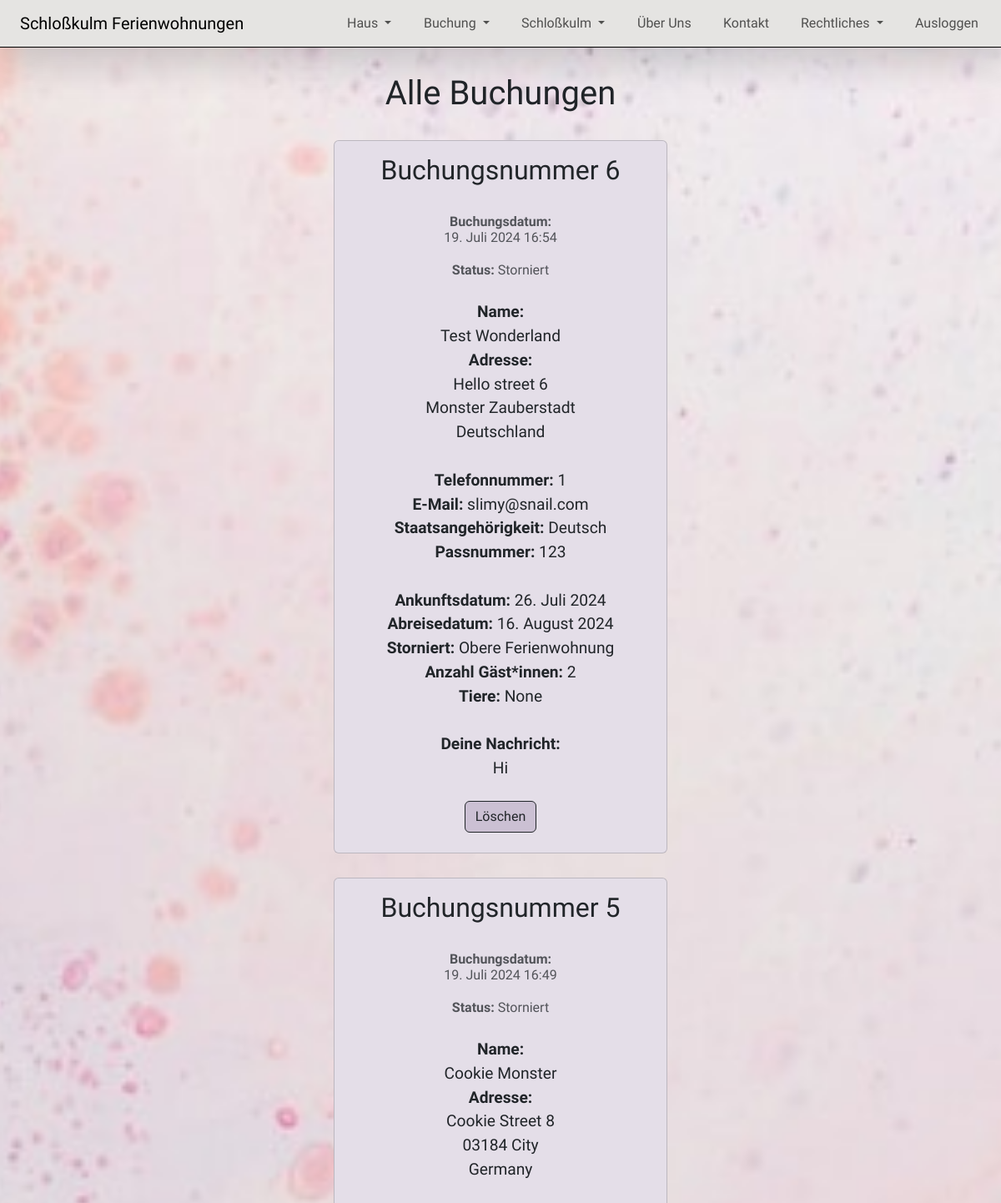
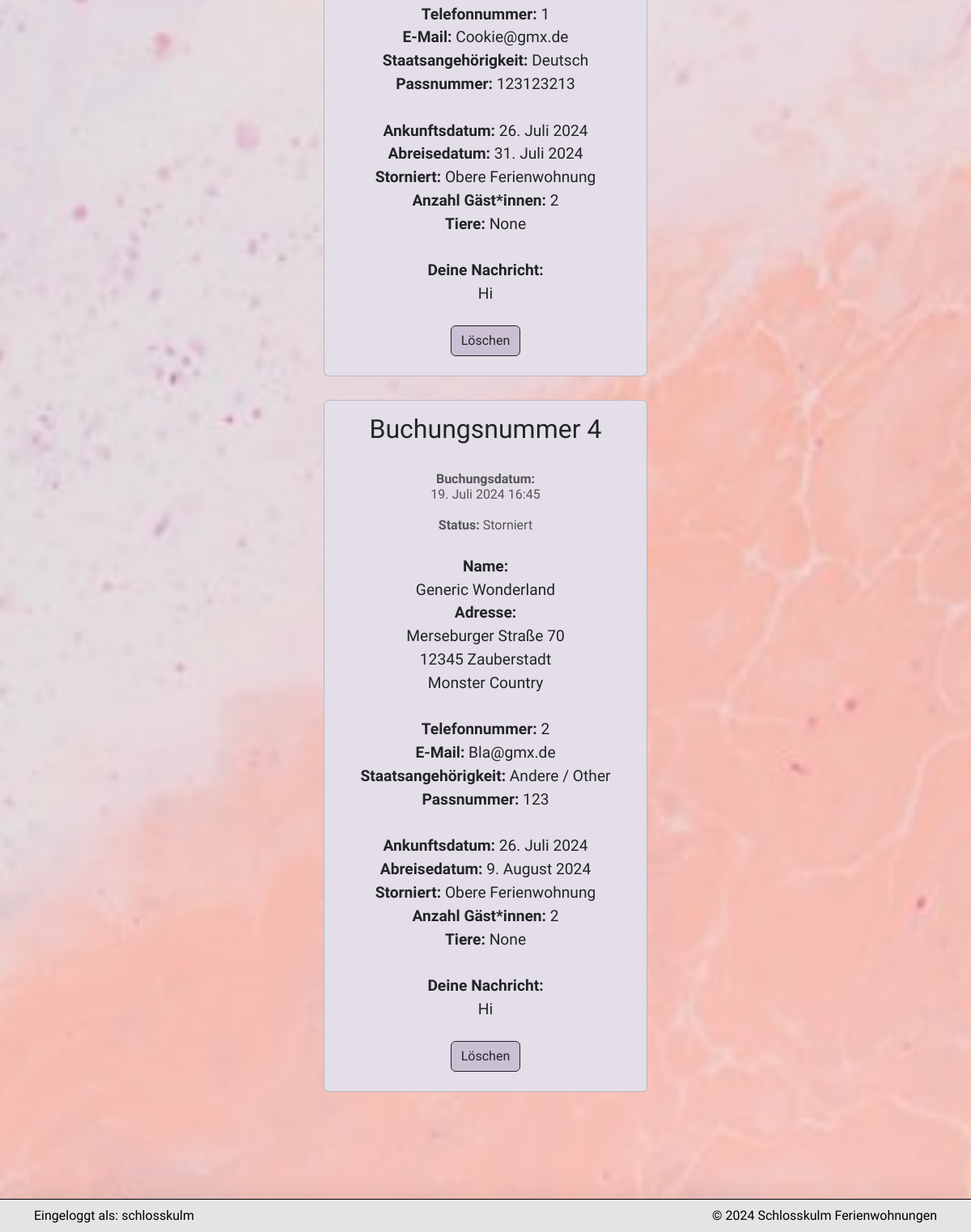
The app's page /buchung/alle-buchungen/ (signed in) with its own data (2 pictures, top to bottom).
### home/models.py (models this page shows, shortened)
class Booking(models.Model):
    user = models.ForeignKey(User, on_delete=models.RESTRICT,
                             related_name="user_name", default='1')
    booking_date = models.DateTimeField(default=now)
    status = (
        ('Angefragt', 'Angefragt'),
        ('Bestätigt', 'Bestätigt'),
        ('Storniert', 'Storniert'),
    )
    booking_status = models.CharField(choices=status, blank=True, null=True,
                                      max_length=100, default='Angefragt')
    first_name = models.CharField(max_length=100)
    last_name = models.CharField(max_length=100)
    birth_date = models.DateField()
    email = models.EmailField(max_length=100)
    phone_number = models.BigIntegerField()
    address = models.CharField(max_length=100)
    zip_code = models.CharField(max_length=100)
    city = models.CharField(max_length=100)
    country = models.CharField(max_length=100)
    booking_object = (
        ('Obere Ferienwohnung', 'Obere Ferienwohnung'),
        ('Untere Ferienwohnung', 'Untere Ferienwohnung'),
        ('Gesamtes Haus', 'Gesamtes Haus'),
    )
    booking_item = models.CharField(choices=booking_object, max_length=100)
    arrival_date = models.DateField()
    departure_date = models.DateField()
    guest_number = (
        ('1', '1'),
        ('2', '2'),
        ('3', '3'),
        ('4', '4'),
        ('5', '5'),
        ('6', '6'),
        ('7', '7'),
        ('8', '8'),
        ('9', '9'),
        ('10', '10'),
        ('11', '11'),
        ('12', '12'),
        ('13', '13'),
        ('14', '14'),
        ('15', '15'),
    )
    amount_guests = models.CharField(choices=guest_number, max_length=100)
    guest_nationality = (
        ('Deutsch', 'Deutsch'),
        ('Andere / Other', 'Andere / Other'),
    )
    nationality = models.CharField(choices=guest_nationality, max_length=100)
    passport_number = models.CharField(max_length=100, blank=True, null=True)
    animals = models.BooleanField(blank=True, null=True)
    message = models.TextField(max_length=4000)
    class Meta:
        ordering = ['-id']

### home/views.py (the view)
# urls.py: path('alle-buchungen/', views.AllBookingsList.as_view(),
class AllBookingsList(generic.ListView):
    model = Booking
    queryset = Booking.objects.all()
    template_name = "home/alle-buchungen.html"

### home/context_processors.py (called while the page is built)
def booking_exists(request):
    if request.user.is_authenticated:
        has_booking = Booking.objects.filter(user=request.user).exists()
    else:
        has_booking = False
    return {
        'booking_exists': has_booking
    }

### home/templates/home/alle-buchungen.html (shortened to what this page needs)
{% extends "base.html" %}
{% block content %}
<h1>Alle Buchungen</h1>
{% if user.is_authenticated and user.is_superuser %}
{% for booking in object_list %}
<div class="card mx-auto card-style">
    <div class="card-body">
        <h2 class="card-title">Buchungsnummer {{booking.id}}</h2><br>
        <h6 class="card-subtitle mb-2 text-body-secondary">
            <b>Buchungsdatum:</b><br>{{booking.booking_date}}<br><br>
            <b>Status:</b> {{booking.booking_status}}<br><br>
        </h6>
        <p class="card-text">
            <b>Name:</b><br>
            {{booking.first_name}} {{booking.last_name}}<br>
            <b>Adresse:</b><br>
            {{booking.address}}<br>
            {{booking.zip_code}} {{booking.city}}<br>
            {{booking.country}}<br><br>
            <b>Telefonnummer:</b> {{booking.phone_number}}<br>
            <b>E-Mail:</b> {{booking.email}}<br>
            <b>Staatsangehörigkeit:</b> {{booking.nationality}}<br>
            <b>Passnummer:</b> {{booking.passport_number}}<br><br>
            <b>Ankunftsdatum:</b> {{booking.arrival_date}}<br>
            <b>Abreisedatum:</b> {{booking.departure_date}}<br>
            <b>{{booking.booking_status}}:</b> {{booking.booking_item}}<br>
            <b>Anzahl Gäst*innen:</b> {{booking.amount_guests}}<br>
            <b>Tiere:</b> {{booking.animals}}<br><br>
            <b>Deine Nachricht:</b><br>
            {{booking.message}}<br>
        </p>
        {% if booking.booking_status == "Angefragt" %}
        {% include "confirm-modal.html" %}
        {% include "cancel-modal.html" %}
        {% include "delete-modal.html" %}
        {% elif booking.booking_status == "Bestätigt" %}
        {% include "cancel-modal.html" %}
        {% include "delete-modal.html" %}
        {% elif booking.booking_status == "Storniert" %}
        {% include "delete-modal.html" %}
        {% endif %}
    </div>
</div>
<br>
{% endfor %}
{% else %}
{% include "not-authorized-modal.html" %}
{% endif %}
{% endblock %}

### templates/base.html (shortened to what this page needs)
{% load static %}
{% url 'account_login' as login_url %}
{% url 'account_signup' as signup_url %}
{% url 'account_logout' as logout_url %}
<!DOCTYPE html>
<html lang="de">
<head>
  <link href="https://cdn.jsdelivr.net/npm/bootstrap@5.3.3/dist/css/bootstrap.min.css" rel="stylesheet"
>
  <link href="https://cdn.jsdelivr.net/npm/bootstrap-icons@1.10.4/font/bootstrap-icons.css" rel="stylesheet">
  <link rel="stylesheet" href="{% static 'css/style.css' %}">
</head>
<body class="padding-bottom">
  <header>
    <nav class="navbar navbar-expand-lg navbar-light fixed-top shadow-lg px-2">
      <a class="navbar-brand nav-margin" href="{% url 'start-seite' %}">Schloßkulm Ferienwohnungen</a>
      <div class="collapse navbar-collapse justify-content-end" id="navbarNavDropdown">
        <ul class="navbar-nav">
          <li class="nav-item dropdown">
            <a class="nav-link dropdown-toggle hvr-bounce-in margin-left-right" href="#" id="navbarDropdownMenuLink1"
              data-bs-toggle="dropdown" aria-haspopup="true" aria-expanded="false" aria-current="page">
              Haus
            </a>
          </li>
          {% if user.is_authenticated and not user.is_superuser and booking_exists %}
          <li class="nav-item dropdown">
            <a class="nav-link dropdown-toggle hvr-bounce-in margin-left-right" href="#" id="navbarDropdownMenuLink3"
              data-bs-toggle="dropdown" aria-haspopup="true" aria-expanded="false" aria-current="page">
              Buchung
            </a>
            <div class="dropdown-menu" aria-labelledby="navbarDropdownMenuLink3">
              <a class="dropdown-item" href="{% url 'buchung' %}" aria-current="page">Buchungsformular</a>
              <a class="dropdown-item" href="{% url 'deine-buchungen' %}" aria-current="page">Deine Buchungen</a>
            </div>
          </li>
          {% elif user.is_authenticated and user.is_superuser %}
          <li class="nav-item dropdown">
            <a class="nav-link dropdown-toggle hvr-bounce-in margin-left-right" href="#" id="navbarDropdownMenuLink3"
              data-bs-toggle="dropdown" aria-haspopup="true" aria-expanded="false" aria-current="page">
              Buchung
            </a>
          </li>
          {% else %}
          <li class="nav-item">
            <a class="nav-link hvr-bounce-in margin-left-right"
              href="{% url 'account_login' %}?next={% url 'buchung' %}" aria-current="page">Buchung</a>
          </li>
          {% endif %}
          <li class="nav-item dropdown">
            <a class="nav-link dropdown-toggle hvr-bounce-in margin-left-right" href="#" id="navbarDropdownMenuLink2"
              data-bs-toggle="dropdown" aria-haspopup="true" aria-expanded="false" aria-current="page">
              Schloßkulm
            </a>
          </li>
          <li class="nav-item">
            <a class="nav-link hvr-bounce-in margin-left-right" href="{% url 'ueber-uns' %}" aria-current="page">Über
              Uns</a>
          </li>
          <li class="nav-item">
            <a class="nav-link hvr-bounce-in margin-left-right" href="{% url 'kontakt' %}"
              aria-current="page">Kontakt</a>
          </li>
          <li class="nav-item dropdown">
            <a class="nav-link dropdown-toggle hvr-bounce-in margin-left-right" href="#" id="navbarDropdownMenuLink5"
              data-bs-toggle="dropdown" aria-haspopup="true" aria-expanded="false" aria-current="page">
              Rechtliches
            </a>
          </li>
          {% if user.is_authenticated %}
          <li class="nav-item">
            <a class="nav-link hvr-bounce-in margin-left-right {% if request.path == logout.url %}active{% endif %}"
              aria-current="page" href="{% url 'account_logout' %}">Ausloggen</a>
          </li>
          {% endif %}
        </ul>
      </div>
    </nav>
  </header>
  <main>
    <div class="container-fluid text-center">
      {% block content %}{% endblock content %}
    </div>
  </main>
  <footer class="fixed-bottom p-2 shadow-lg">
    <div class="container">
      <div class="row">
        {% if user.is_authenticated %}
        <div class="col-sm-6 footer-font-size">
          Eingeloggt als: {{ user.username }}
        </div>
        {% endif %}
        <div class="col-sm-6 d-flex justify-content-end footer-font-size">
          ©&nbsp;<span id="copyright"></span>&nbsp;Schlosskulm Ferienwohnungen
        </div>
      </div>
    </div>
  </footer>
</body>
</html>

### templates/delete-modal.html (shortened to what this page needs)
<button type="button" class="btn btn-card-delete border-dark" data-bs-toggle="modal" data-bs-target="#{{ booking.id }}-deleteModal">
    Löschen
  </button>

### static/css/style.css (style rules this page uses)
* { font-family: "Titillium Web", sans-serif; font-weight: 400; }
body { background-color: #ececeb; background-image: url("../images/background-images/background-image.jpg"); background-size: cover; background-repeat: no-repeat; background-position: center center; background-attachment: fixed; }
main { padding-top: 5rem; padding-bottom: 3rem; margin: 0 2rem; font-size: 1.2rem; }
h1 { margin: 0.5rem 0 2rem; }
.padding-bottom { padding-bottom: 6rem; }
.hvr-bounce-in { display: inline-block; vertical-align: middle; -webkit-transform: perspective(1px) translateZ(0); transform: perspective(1px) translateZ(0); box-shadow: 0 0 1px rgba(0, 0, 0, 0); -webkit-transition-duration: 0.5s; transition-duration: 0.5s; }
nav { background-color: #E5E4E2; border-bottom: 1px solid #000; }
nav a { font-weight: 400; color: #fff; }
.margin-left-right { margin: 0 0.7rem; }
.nav-margin { margin: 0 1rem; }
footer { background-color: #E5E4E2; border-top: 1px solid #000; color: black; height: 2.5rem; height: auto; }
.card-style { background-color: #e4dee8; }
.btn-card-confirm, .btn-card-cancel, .btn-card-delete { background-color: #cbc0d3; margin: 0.5rem; }
@media (min-width: 576px) { .card-style { background-color: #e4dee8; width: 25rem; } }
@media (min-width: 576px) { .footer-font-size { font-size: 1rem; } }

### records on screen
Booking: id "6", booking_date "19. Juli 2024 16:54", booking_status "Storniert", first_name "Test", last_name "Wonderland", address "Hello street 6", zip_code "Monster", city "Zauberstadt", country "Deutschland", phone_number "1", email "slimy@snail.com", nationality "Deutsch", passport_number "123", arrival_date "26. Juli 2024", departure_date "16. August 2024", booking_item "Obere Ferienwohnung", amount_guests "2", animals "None", message "Hi"
Booking: id "5", booking_date "19. Juli 2024 16:49", booking_status "Storniert", first_name "Cookie", last_name "Monster", address "Cookie Street 8", zip_code "03184", city "City", country "Germany", phone_number "1", email "Cookie@gmx.de", nationality "Deutsch", passport_number "123123213", arrival_date "26. Juli 2024", departure_date "31. Juli 2024", booking_item "Obere Ferienwohnung", amount_guests "2", animals "None", message "Hi"
Booking: id "4", booking_date "19. Juli 2024 16:45", booking_status "Storniert", first_name "Generic", last_name "Wonderland", address "Merseburger Straße 70", zip_code "12345", city "Zauberstadt", country "Monster Country", phone_number "2", email "Bla@gmx.de", nationality "Andere / Other", passport_number "123", arrival_date "26. Juli 2024", departure_date "9. August 2024", booking_item "Obere Ferienwohnung", amount_guests "2", animals "None", message "Hi"

### other values on screen
{{ user.username }} "schlosskulm"
